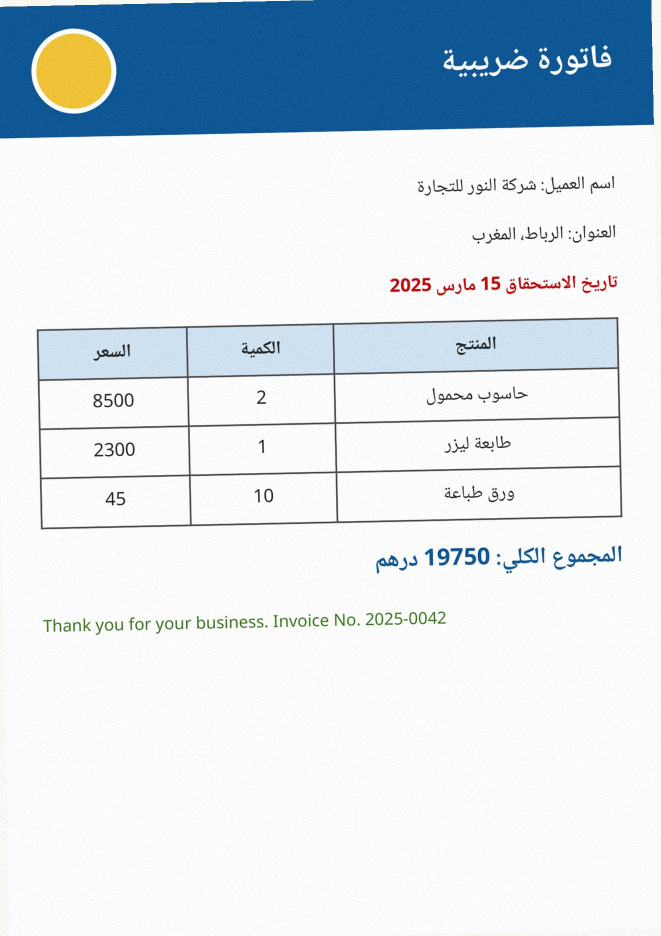
#> input picture tests/fixtures/phone_invoice.jpg, 1322 x 1871 px (shown at 1/2 size)
$ python -i ocr.py   (imports and definitions only)
#> lines starting #> are read from the running program, lines starting #| are printed output that depends on the picture; after the words box and inside, x2 and y2 are one past the last pixel; in counts of white or black regions, pixels touching at a corner belong together
#> further down, picture is the input picture: shape (1871, 1322, 3); mean B, G, R 232.6, 225.3, 215.8
"""Tesseract OCR with preprocessing tuned for regeneration:

* polarity / colour normalisation so white-on-blue headers, red text and text on
  shaded table cells are read like black-on-white text;
* a second sparse-text pass (psm 11) that recovers isolated words / single digits
  (table cells) that the page-layout pass drops;
* hOCR parsing into Words / Lines / Paragraphs with reading direction.
"""
from __future__ import annotations

import os
import subprocess
import tempfile
import xml.etree.ElementTree as ET
from dataclasses import dataclass, field
from pathlib import Path

import cv2
import numpy as np

from .textutil import has_arabic, is_rtl_text, normalize_ocr_text

DEFAULT_LANGS = os.environ.get("OCR_LANGS", "ara+eng")
MIN_CONF = float(os.environ.get("OCR_MIN_CONF", "45"))


@dataclass
class Word:
    text: str
    bbox: tuple[int, int, int, int]  # x0, y0, x1, y1 (pixels)
    conf: float
    rtl: bool = False
    # styling (filled by layout.style_page)
    color: tuple[int, int, int] = (0, 0, 0)
    face_key: str = ""
    bold: bool = False
    font_px: float = 0.0
    baseline: float = 0.0
    scale_x: float = 1.0
    center_x: float = 0.0
    suspect: bool = False   # text does not fit its ink: keep original pixels visible
    match: float = 0.0      # best overlap (IoU) between rendered glyphs and the scanned ink
    disputed: bool = False  # two independent readings disagree (see _arabic_second_reading)
    mask: np.ndarray | None = field(default=None, repr=False)

    @property
    def w(self) -> int:
        return self.bbox[2] - self.bbox[0]

    @property
    def h(self) -> int:
        return self.bbox[3] - self.bbox[1]


@dataclass
class Line:
    words: list[Word]
    bbox: tuple[int, int, int, int]
    rtl: bool
    par: int
    x_size: float = 0.0

    @property
    def text(self) -> str:
        return " ".join(w.text for w in self.words)


@dataclass
class OcrPage:
    width: int
    height: int
    lines: list[Line]
    dpi: float

    @property
    def words(self) -> list[Word]:
        return [w for ln in self.lines for w in ln.words]

    # [9 lines left out: function text, not called in this run]


# --------------------------------------------------------------------------- prep
def local_background(rgb: np.ndarray, text_h: int = 40) -> np.ndarray:
    """Per-pixel background colour estimate (large median filter on a downscaled copy)."""
#> called with text_h = 40
    h, w = rgb.shape[:2]
#> h = 1871; w = 1322
    f = 4
    small = cv2.resize(rgb, (max(1, w // f), max(1, h // f)), interpolation=cv2.INTER_AREA)
    k = max(15, (text_h * 3 // f) | 1)
    bg = cv2.medianBlur(small, min(k, 255))
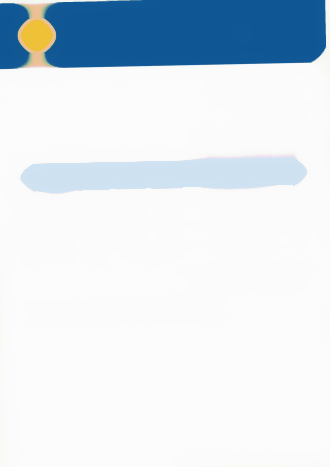
#> bg: shape (467, 330, 3); mean B, G, R 236.4, 228.8, 219.3
    return cv2.resize(bg, (w, h), interpolation=cv2.INTER_LINEAR)


def color_distance(rgb: np.ndarray, ref: np.ndarray) -> np.ndarray:
    return np.abs(rgb.astype(np.int16) - ref.astype(np.int16)).max(axis=-1).astype(np.uint8)
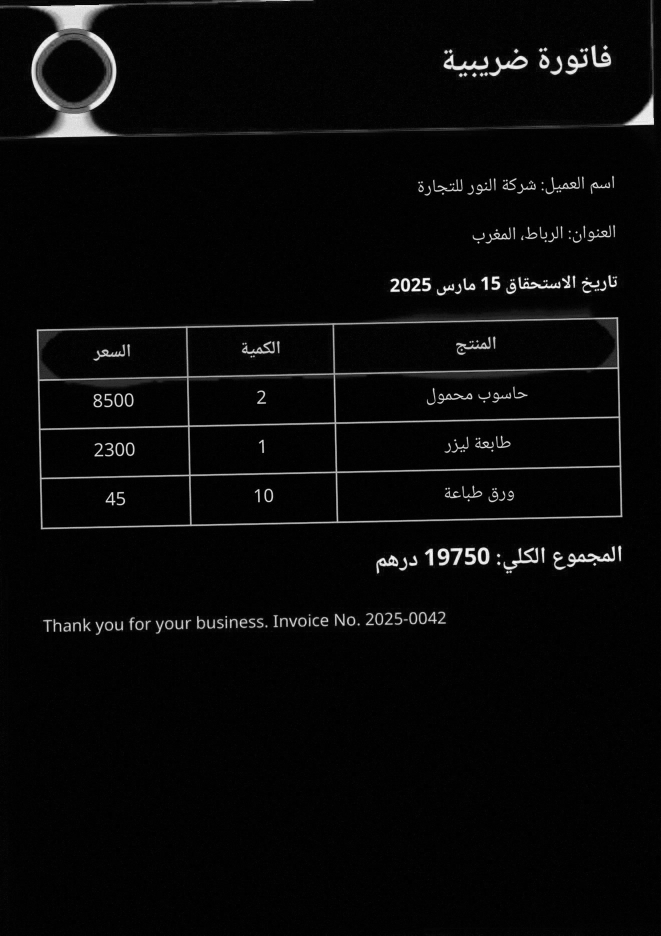
#> returned value: shape (1871, 1322) (shown at 1/2 size); min 0, max 252, mean 8.6


def normalize_for_ocr(rgb: np.ndarray) -> np.ndarray:
    """Return a grayscale image with every glyph dark on white, whatever its colour
    or the colour of what is behind it."""
    bg = local_background(rgb)
    dist = color_distance(rgb, bg).astype(np.float32)
    norm = 255.0 - np.clip(dist * 2.2, 0, 255)
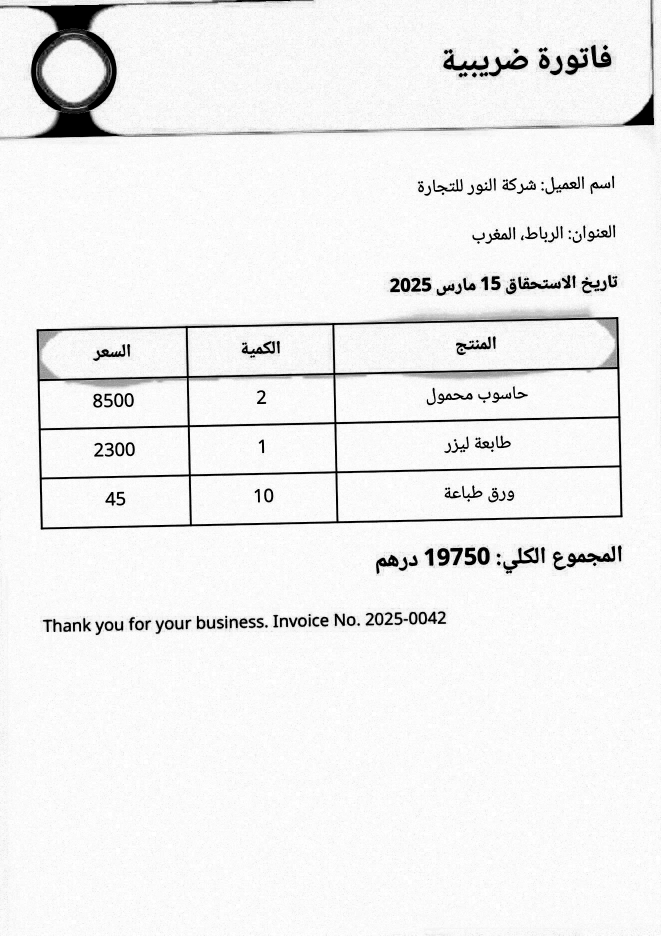
#> norm: shape (1871, 1322) float32 (shown at 1/2 size); min 0, max 255, mean 240
    return norm.astype(np.uint8)


def estimate_skew(rgb: np.ndarray, max_angle: float = 6.0) -> float:
    """Text skew in degrees (projection-profile method, coarse then fine)."""
    ink = normalize_for_ocr(rgb) < 128
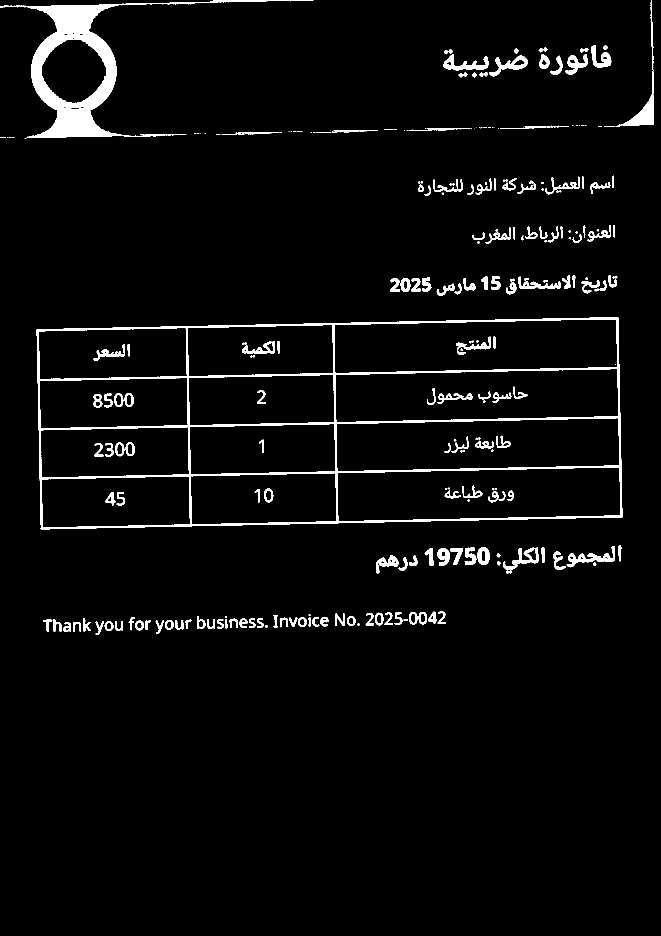
#> ink: shape (1871, 1322) bool (shown at 1/2 size); 3.7% white; 272 white regions (98 under 20 px), largest, box (x1, y1, x2, y2) and area: (73, 634, 1245, 1059) 28454, (0, 0, 627, 276) 21742, (1241, 0, 1308, 251) 2167
    h, w = ink.shape
#> h = 1871; w = 1322
    f = min(1.0, 1200.0 / max(h, w))
#> f = 0.641
    small = cv2.resize(ink.astype(np.uint8) * 255, (max(1, int(w * f)), max(1, int(h * f))),
                       interpolation=cv2.INTER_AREA)
#> small: shape (1200, 847)
    sh, sw = small.shape
#> sh = 1200; sw = 847
    centre = (sw / 2, sh / 2)
#> centre = (423.5, 600)

    def score(a: float) -> float:
#> called with a = -6
        m = cv2.getRotationMatrix2D(centre, a, 1.0)
        rot = cv2.warpAffine(small, m, (sw, sh), flags=cv2.INTER_NEAREST)
        rows = rot.sum(axis=1).astype(np.float64)
#> rows = 1200 values, max 38741 at index 109, min 0 at index 204, mean 7263.3
        return float(np.var(np.diff(rows)))

    best = max(np.arange(-max_angle, max_angle + 1e-6, 0.5), key=score)
#> best = -1
    best = max(np.arange(best - 0.5, best + 0.5 + 1e-6, 0.05), key=score)
#> in score (call 33), `m = cv2.getRotationMatrix2D(centre, a, 1.0)`: m = [[1, -0.0201, 12.13], [0.0201, 1, -8.38]]
#> in score (call 33), `rot = cv2.warpAffine(small, m, (sw, sh), flags=cv2.INTER_NEAREST)`:
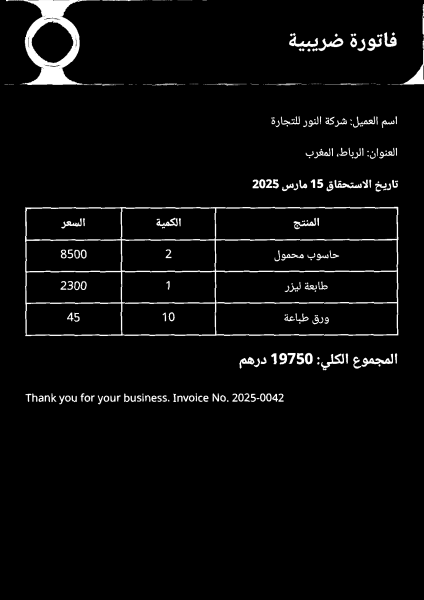
#> rot: shape (1200, 847) (shown at 1/2 size); min 0, max 255, mean 9.3
#> in score (call 33), `rows = rot.sum(axis=1).astype(np.float64)`: rows = 1200 values, max 184791 at index 415, min 0 at index 172, mean 7839.7
#> in score (call 38), `m = cv2.getRotationMatrix2D(centre, a, 1.0)`: m = [[1, -0.0157, 9.48], [0.0157, 1, -6.58]]
#> in score (call 38), `rot = cv2.warpAffine(small, m, (sw, sh), flags=cv2.INTER_NEAREST)`:
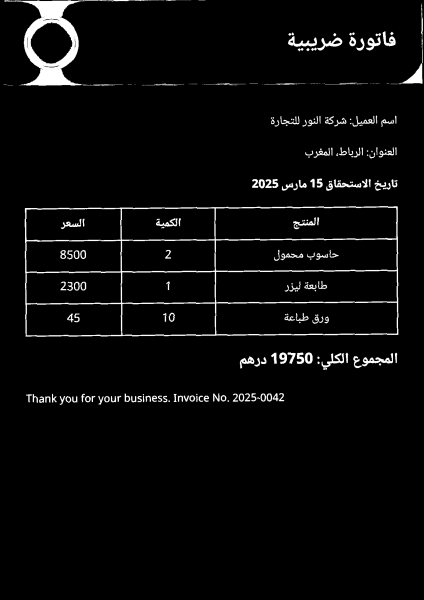
#> rot: shape (1200, 847) (shown at 1/2 size); min 0, max 255, mean 9.3
#> in score (call 38), `rows = rot.sum(axis=1).astype(np.float64)`: rows = 1200 values, max 121068 at index 542, min 0 at index 173, mean 7878.3
#> in score (call 40), `m = cv2.getRotationMatrix2D(centre, a, 1.0)`: m = [[1, -0.014, 8.42], [0.014, 1, -5.85]]
#> in score (call 40), `rot = cv2.warpAffine(small, m, (sw, sh), flags=cv2.INTER_NEAREST)`:
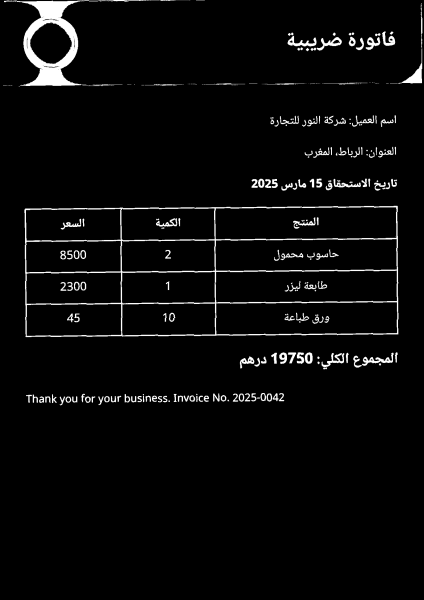
#> rot: shape (1200, 847) (shown at 1/2 size); min 0, max 255, mean 9.3
#> in score (call 40), `rows = rot.sum(axis=1).astype(np.float64)`: rows = 1200 values, max 93443 at index 542, min 0 at index 173, mean 7881.8
#> best = -1.2
    return float(best)


# [22 lines left out: functions rotate_page, _title_props, not called in this run]


def _bbox(props) -> tuple[int, int, int, int]:
    return tuple(int(v) for v in props["bbox"][:4])  # type: ignore[return-value]


# [10 lines left out: function run_tesseract, not called in this run]


_LINE_CLASSES = {"ocr_line", "ocr_header", "ocr_caption", "ocr_textfloat"}


# [220 lines left out: functions parse_hocr, _iou, _plausible, _too_big, _kind, _latin_second_opinion and 3 more, not called in this run]

>>> import cv2
>>> picture = cv2.imread('../../tests/fixtures/phone_invoice.jpg')
>>> result = estimate_skew(picture)
#> result = -1.2

$ run again, on tests/fixtures/invoice_ar.png
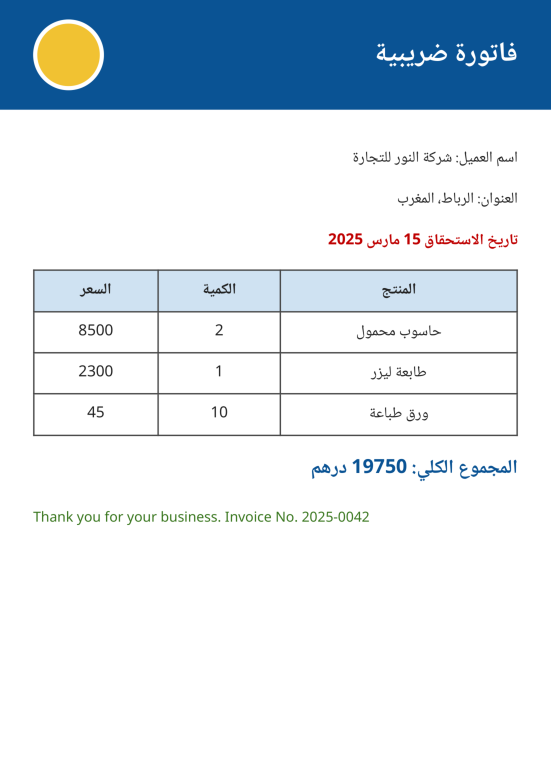
#> input picture tests/fixtures/invoice_ar.png, 1653 x 2339 px (shown at 1/3 size)
#> picture is the input picture: shape (2339, 1653, 3); mean B, G, R 235.2, 227.1, 217.2
#> in estimate_skew, `ink = normalize_for_ocr(rgb) < 128`:
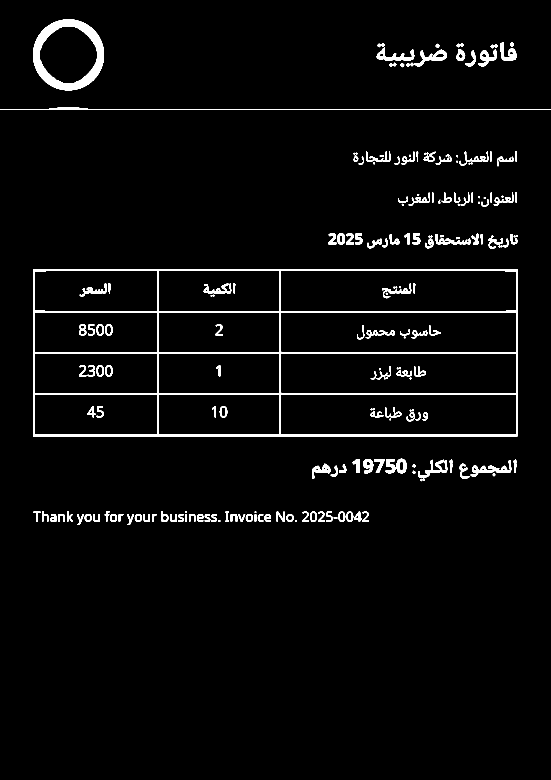
#> ink: shape (2339, 1653) bool (shown at 1/3 size); 3% white; 196 white regions, largest, box (x1, y1, x2, y2) and area: (99, 808, 1554, 1309) 45683, (99, 58, 312, 271) 13412, (0, 321, 1653, 329) 2273
#> rows = 1200 values, max 23966 at index 405, min 0 at index 211, mean 6442.4
#> in estimate_skew, `best = max(np.arange(-max_angle, max_angle + 1e-6, 0.5), key=score)`: best = 0
#> m = [[1, 0.00262, -1.57], [-0.00262, 1, 1.11]]
#> in score (call 39), `rot = cv2.warpAffine(small, m, (sw, sh), flags=cv2.INTER_NEAREST)`:
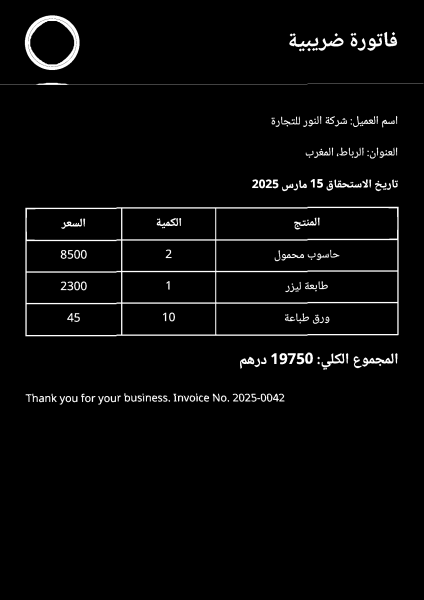
#> rot: shape (1200, 848) (shown at 1/2 size); min 0, max 255, mean 7.6
#> rows = 1200 values, max 170048 at index 670, min 0 at index 0, mean 6447.6
#> in estimate_skew, `best = max(np.arange(best - 0.5, best + 0.5 + 1e-6, 0.05), key=score)`: best = -0.05

$ run again, on tests/fixtures/letter_ar.png
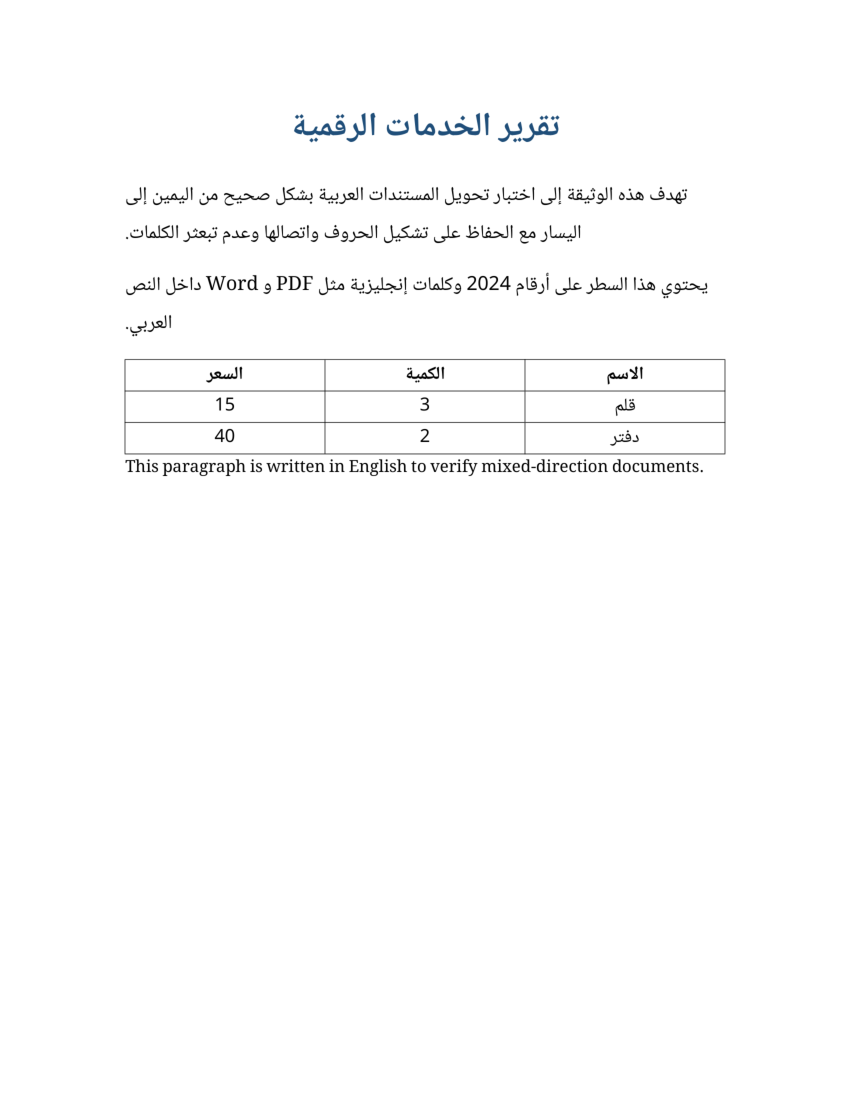
#> input picture tests/fixtures/letter_ar.png, 1700 x 2200 px (shown at 1/2 size)
#> picture is the input picture: shape (2200, 1700, 3); mean B, G, R 252.2, 252.1, 252
#> bg: shape (550, 425, 3); every value is 255
#> in estimate_skew, `ink = normalize_for_ocr(rgb) < 128`:
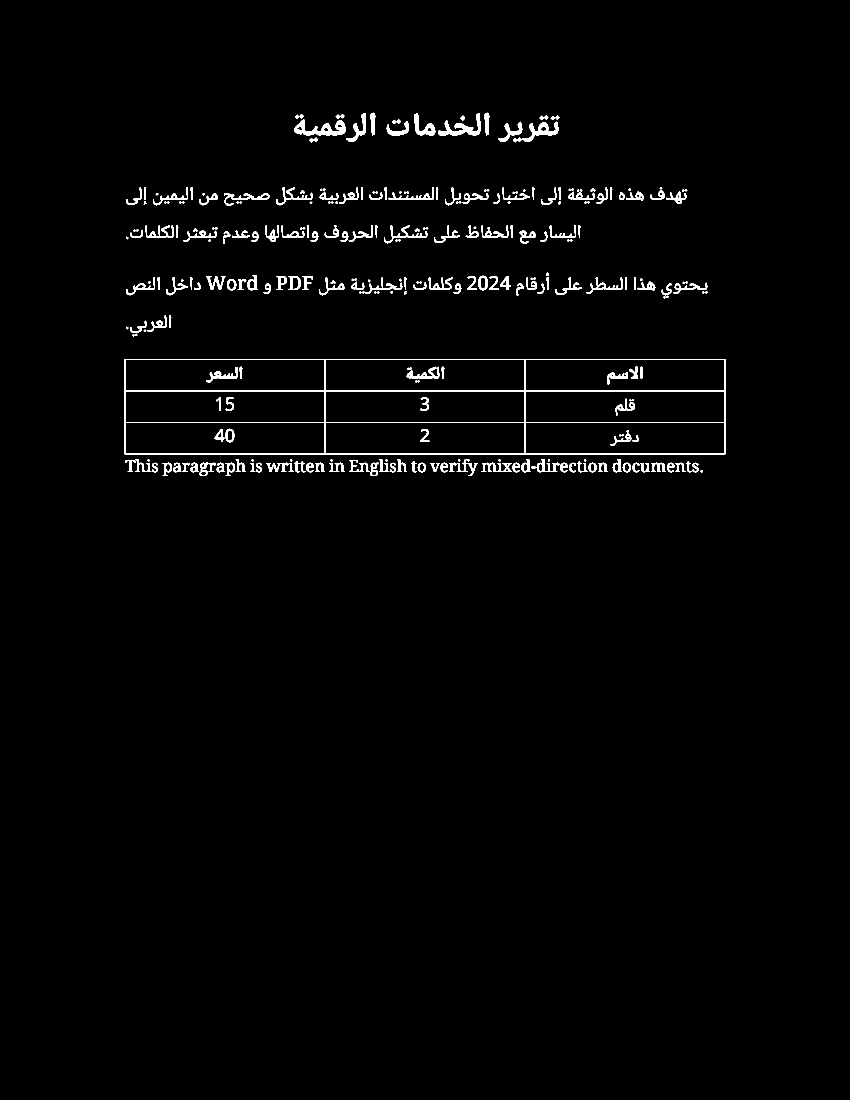
#> ink: shape (2200, 1700) bool (shown at 1/2 size); 1.5% white; 277 white regions (59 under 20 px), largest, box (x1, y1, x2, y2) and area: (249, 718, 1451, 909) 11080, (588, 239, 691, 271) 1570, (876, 226, 961, 271) 1329
#> rows = 1200 values, max 22496 at index 237, min 0 at index 0, mean 3639.9
#> in estimate_skew, `best = max(np.arange(-max_angle, max_angle + 1e-6, 0.5), key=score)`: best = 0
#> m = [[1, 0.00349, -2.09], [-0.00349, 1, 1.62]]
#> in score (call 40), `rot = cv2.warpAffine(small, m, (sw, sh), flags=cv2.INTER_NEAREST)`:
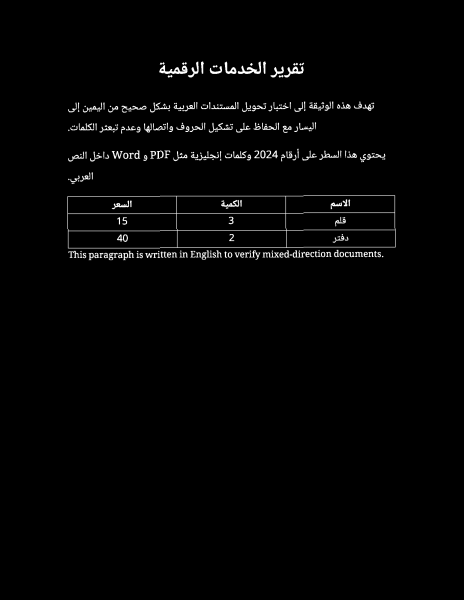
#> rot: shape (1200, 927) (shown at 1/2 size); min 0, max 255, mean 3.9
#> rows = 1200 values, max 77932 at index 426, min 0 at index 0, mean 3641.2
#> in estimate_skew, `best = max(np.arange(best - 0.5, best + 0.5 + 1e-6, 0.05), key=score)`: best = -0.05
